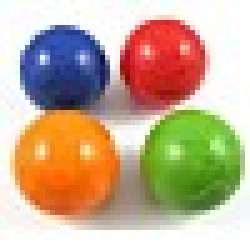
#> input picture spectral_clustering/data/four_elements.bmp, 50 x 50 px (shown 5 times larger)
$ jupyter execute --allow-errors spectral_clustering.ipynb
#> lines starting #> are read from the running program, lines starting #| are printed output that depends on the picture
### spectral_clustering/generate_data.py
"""
Code for generating data in R^2 for clustering algorithms.
"""

import numpy as np
import sklearn.datasets as skd


# [15 lines left out: function worst_case_blob, not called in this run]


def blobs(num_samples, n_blobs=2, blob_var=0.15, surplus=0):
    """
    Creates N gaussian blobs evenly spaced across a circle.

    :param num_samples: number of samples to create in the dataset
    :param n_blobs:      how many separate blobs to create
    :param blob_var:    gaussian variance of each blob
    :param surplus:     number of extra samples added to first blob to create unbalanced classes
    :return: X,  (num_samples, 2) matrix of 2-dimensional samples
             Y,  (num_samples, ) vector of "true" cluster assignment
    """
#> called with num_samples = 600, n_blobs = 2, blob_var = 0.15, surplus = 500
    # data array
    X = np.zeros((num_samples, 2))
    # array containing the indices of the true clusters
    Y = np.zeros(num_samples, dtype=np.int32)

    # generate data
    block_size = (num_samples-surplus)//n_blobs

    for ii in range(1, n_blobs+1):
        start_index = (ii - 1) * block_size
        end_index = ii * block_size
        if ii == n_blobs:
            end_index = num_samples
        Y[start_index:end_index] = ii - 1
        nn = end_index - start_index

        X[start_index:end_index, 0] = np.cos(2*np.pi*ii/n_blobs) + blob_var*np.random.randn(nn)
        X[start_index:end_index, 1] = np.sin(2*np.pi*ii/n_blobs) + blob_var*np.random.randn(nn)
    return X, Y


# [58 lines left out: functions two_moons, point_and_circle, not called in this run]


# --------------------------------
# Visualizing the data
# --------------------------------

# [18 lines that do not run on import are left out]

### td1/code/utils.py
import numpy as np
import matplotlib.pyplot as plt
import networkx as nx
from scipy.sparse.csgraph import minimum_spanning_tree


def plot_clusters(X, Y, fignum='data', show=False):
    """
    Function to plot clusters.

    :param X: (num_samples, 2) matrix of 2-dimensional samples
    :param Y:  (num_samples, ) vector of cluster assignment
    :param fignum: figure name
    :param show: If True, call plt.show()
    :return:
    """
#> called with X = array of shape (600, 2), Y = array of shape (600,), fignum = 'data', show = False
    K = Y.max() + 1
    plt.figure(fignum)
    for k in range(K):
        plt.plot(X[Y == k, 0], X[Y == k, 1], 'o')
    if show:
        plt.show()


# [9 lines left out: function min_span_tree, not called in this run]


def plot_graph_matrix(X, Y, W, fignum='graph matrix'):
    plt.figure(fignum)
    plt.clf()
    plt.subplot(1,2,1)
    plot_edges_and_points(X,Y,W)
    plt.subplot(1,2,2)
    plt.imshow(W, extent=[0, 1, 0, 1])
    plt.show()


def plot_edges_and_points(X, Y, W,title=''):
    colors=['go-', 'ro-', 'co-', 'ko-', 'yo-', 'mo-']
    n=len(X)
    G=nx.from_numpy_matrix(W)
    nx.draw_networkx_edges(G, X)
    for i in range(n):
        plt.plot(X[i, 0], X[i, 1], colors[int(Y[i])])
    plt.title(title)
    plt.axis('equal')


def plot_clustering_result(X, Y, W, spectral_labels, kmeans_labels, normalized_switch=0):
    plt.figure()
    plt.clf()
    plt.subplot(1, 3, 1)
    plot_edges_and_points(X, Y, W, 'ground truth')
    plt.subplot(1, 3, 2)
    if normalized_switch:
        plot_edges_and_points(X, spectral_labels, W, 'unnormalized laplacian')
    else:
        plot_edges_and_points(X, spectral_labels, W, 'spectral clustering')
    plt.subplot(1, 3, 3)
    if normalized_switch:
        plot_edges_and_points(X, kmeans_labels, W, 'normalized laplacian')
    else:
        plot_edges_and_points(X, kmeans_labels, W, 'k-means')
    plt.show()


# [12 lines left out: function plot_the_bend, not called in this run]

### spectral_clustering/spectral_clustering.ipynb
# Spectral Clustering

## Setup

[cell 1]
from generate_data import worst_case_blob, blobs, two_moons, point_and_circle
from utils import plot_clusters, min_span_tree, plot_graph_matrix
from utils import plot_clustering_result, plot_the_bend
from sklearn.cluster import KMeans
import sklearn.metrics as skm
import numpy as np
from skimage import io
import numpy as np
import matplotlib.pyplot as plt
import os

## Generating the data

[cell 2]
def get_data(data_fn, num_samples, params=None):
    """
    Parameters
    ----------
    name : function
        worst_case_blob, blobs, two_moons, or point_and_circle
    num_samples : int
        Number of samples
    params: dict
        Parameters of the data to be generated. See generate_data.py
        For worst_case_blob:
            gen_pam
        For blobs:
            n_blobs
            blobs_var
            surplus
        For two_moons:
            moon_radius
            moon_var
        For point_and_circle:
            radius
            sigma

    Returns
    -------
    X,  (num_samples, 2) matrix of 2-dimensional samples
    Y,  (num_samples, ) vector of true cluster assignment
    """
    params = params or {}
    X, Y = data_fn(num_samples, **params)
    return X, Y

[cell 3]
# Example

X, Y = get_data(blobs, num_samples=600, params={"surplus":500})

plot_clusters(X, Y)
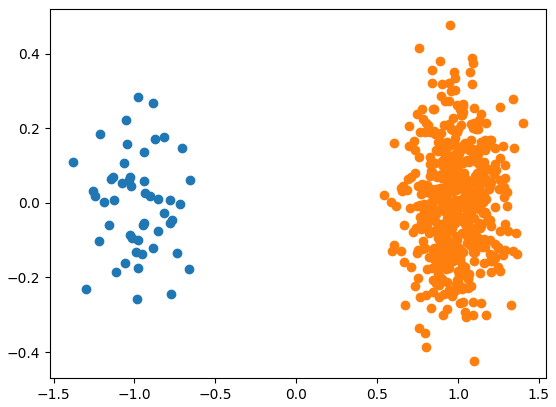
#> figure drawn by matplotlib, 1 panel

## Building similarity graph

[cell 4]
def build_similarity_graph(X, var=1.0, eps=0.0, k=0):
    """
    TO BE COMPLETED.

    Computes the similarity matrix for a given dataset of samples.
    If k=0, builds epsilon graph.
    Otherwise, builds kNN graph.

    Parameters
    ----------
    X : numpy array
        (n x m) matrix of m-dimensional samples
    var : double
        the sigma value for the exponential function, already squared
    eps : double
        threshold for epsilon graphs
    k : int
        The number of neighbours k for k-nn. If zero, use epsilon-graph

    Returns
    -------
        W: (n x n) dimensional matrix representing the adjacency matrix of the graph
    """
    n = X.shape[0]
    W = np.zeros((n, n))

    """
    Build similarity graph, before threshold or kNN
    similarities: (n x n) matrix with similarities between all possible couples of points.
    The similarity function is d(x,y)=exp(-||x-y||^2/(2*var))
    """

    similarities = np.zeros((n, n))

    # If epsilon graph
    if k == 0:
        """
        compute an epsilon graph from the similarities
        for each node x_i, an epsilon graph has weights
        w_ij = d(x_i,x_j) when w_ij >= eps, and 0 otherwise
        """
        pass

    # If kNN graph
    elif k != 0:
        """
        compute a k-nn graph from the similarities
        for each node x_i, a k-nn graph has weights
        w_ij = d(x_i,x_j) for the k closest nodes to x_i, and 0
        for all the k-n remaining nodes
        Remember to remove self similarity and
        make the graph undirected
        """
        pass


    return W

[cell 5]
# Example

W = build_similarity_graph(X)

#> (the rest of this cell did not finish here and is left out)


## Computing the Laplacian

[cell 6]
def build_laplacian(W, laplacian_normalization='unn'):
    """
    Compute graph Laplacian.

    Parameters
    ----------
    W : numpy array
        Adjacency matrix (n x n)
    laplacian_normalization : str
        String selecting which version of the laplacian matrix to construct.
            'unn':  unnormalized,
            'sym': symmetric normalization
            'rw':  random-walk normalization

    Returns
    -------
    L: (n x n) dimensional matrix representing the Laplacian of the graph
    """
    L = np.zeros(W.shape)
    return L

## Clustering

[cell 7]
def spectral_clustering(L, chosen_eig_indices=None, num_classes=2):
    """
    Parameters
    ----------
    L : numpy array
        Graph Laplacian (standard or normalized)
    choosen_eig_indices : list or None
        Indices of eigenvectors to use for clustering.
        If None, use adaptive choice of eigenvectors.
    num_classes : int
        Number of clusters to compute (defaults to 2)


    Returns
    -------
    Y : numpy array (num_samples, )
        Cluster assignments
    """

    """
    Use the function scipy.linalg.eig or the function scipy.sparse.linalg.eigs to compute:
    U = (n x n) eigenvector matrix           (sorted)
    E = (n x n) eigenvalue diagonal matrix   (sorted)
    """
    E = None
    U = None

    """
    compute the clustering assignment from the eigenvectors
    Y = (n x 1) cluster assignments in [0,1,...,num_classes-1]
    """
    Y = np.zeros(L.shape[0])
    return Y

[cell 8]
# Example

num_classes = 2
L = build_laplacian(W)
Y_rec = spectral_clustering(L, chosen_eig_indices=[1, 2], num_classes=num_classes)

# Plot results, comparing to KMeans
#> (the rest of this cell did not finish here and is left out)


## Parameter sensitivity

[cell 9]
def parameter_sensitivity():
    """
    TO BE COMPLETED.

    A function to test spectral clustering sensitivity to parameter choice.
    """
    # the number of samples to generate
    num_samples = 500

    """
    Choose parameters
    """
    var = 1.0  # exponential_euclidean's sigma^2
    laplacian_normalization = 'unn'
    chosen_eig_indices = None

    """
    Choose candidate parameters
    """
    parameter_candidate = [1, 2]  # the number of neighbours for the graph or the epsilon threshold
    parameter_performance = []

    for k in parameter_candidate:
        # Generate data
        X, Y = two_moons(num_samples, 1, 0.02)
        num_classes = len(np.unique(Y))

        W = build_similarity_graph(X, k=k)
        L = build_laplacian(W, laplacian_normalization)

        Y_rec = spectral_clustering(L, chosen_eig_indices, num_classes)

        parameter_performance += [skm.adjusted_rand_score(Y, Y_rec)]

    plt.figure()
    plt.plot(parameter_candidate, parameter_performance)
    plt.title('parameter sensitivity')
    plt.show()

## Image segmentation

[cell 10]
def image_segmentation(input_img='four_elements.bmp'):
    """
    TO BE COMPLETED

    Function to perform image segmentation.

    :param input_img: name of the image file in /data (e.g. 'four_elements.bmp')
    """
#> called with input_img = 'four_elements.bmp'
    filename = os.path.join('data', input_img)

    X = io.imread(filename)
#> X is the input picture: shape (50, 50, 3); mean R, G, B 198.5, 175.6, 149
    X = (X - np.min(X)) / (np.max(X) - np.min(X))

    im_side = np.size(X, 1)
#> im_side = 50
    Xr = X.reshape(im_side ** 2, 3)
#> Xr = 2500 rows, first 8: [0.953, 1, 1], [0.961, 1, 1], [0.973, 1, 0.984], [0.984, 1, 0.973], [0.996, 1, 0.953], [1, 1, 0.957], [0.992, 0.992, 0.984], [0.988, 0.992, 1]
    """
    Y_rec should contain an index from 0 to c-1 where c is the
     number of segments you want to split the image into
    """

    """
    Choose parameters
    """
    var = 1.0
    k = 2
    laplacian_normalization = 'unn'
    chosen_eig_indices = [1]
    num_classes = 1

    W = build_similarity_graph(Xr, var=var, k=k)
#> W: shape (2500, 2500) float64; every value is 0
    L = build_laplacian(W, laplacian_normalization)
    Y_rec = spectral_clustering(L, chosen_eig_indices, num_classes=num_classes)
#> Y_rec = 2500 values from 0 to 0

    plt.figure()

    plt.subplot(1, 2, 1)
    plt.imshow(X)

    plt.subplot(1, 2, 2)
    Y_rec = Y_rec.reshape(im_side, im_side)
#> Y_rec: shape (50, 50) float64; every value is 0
    plt.imshow(Y_rec)

    plt.show()
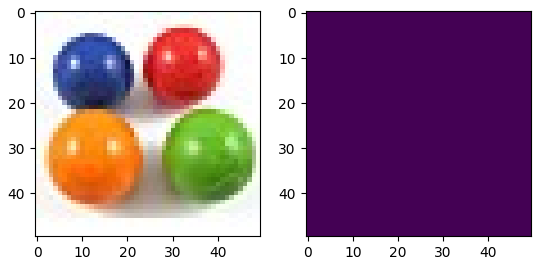
#> figure drawn by matplotlib, 2 panels
